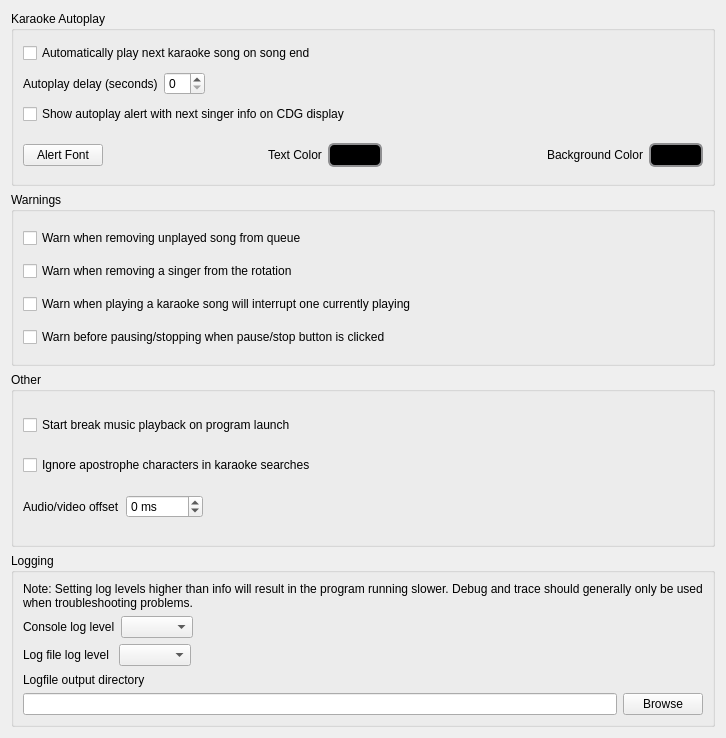
              <widget class="QWidget" name="scrollAreaWidgetContents_2">
               <property name="geometry">
                <rect>
                 <x>0</x>
                 <y>-294</y>
                 <width>726</width>
                 <height>738</height>
                </rect>
               </property>
               <layout class="QVBoxLayout" name="verticalLayout_26">
                <item>
                 <widget class="QGroupBox" name="groupBox">
                  <property name="title">
                   <string>Karaoke Autoplay</string>
                  </property>
                  <property name="flat">
                   <bool>false</bool>
                  </property>
                  <layout class="QVBoxLayout" name="verticalLayout_16">
                   <item>
                    <widget class="QCheckBox" name="checkBoxKAA">
                     <property name="text">
                      <string>Automatically play next karaoke song on song end</string>
                     </property>
                    </widget>
                   </item>
                   <item>
                    <layout class="QHBoxLayout" name="horizontalLayout_11">
                     <item>
                      <widget class="QLabel" name="label_9">
                       <property name="text">
                        <string>Autoplay delay (seconds)</string>
                       </property>
                      </widget>
                     </item>
                     <item>
                      <widget class="QSpinBox" name="spinBoxAADelay"/>
                     </item>
                     <item>
                      <spacer name="horizontalSpacer_6">
                       <property name="orientation">
                        <enum>Qt::Horizontal</enum>
                       </property>
                       <property name="sizeHint" stdset="0">
                        <size>
                         <width>40</width>
                         <height>20</height>
                        </size>
                       </property>
                      </spacer>
                     </item>
                    </layout>
                   </item>
                   <item>
                    <widget class="QCheckBox" name="checkBoxShowKAAAlert">
                     <property name="text">
                      <string>Show autoplay alert with next singer info on CDG display</string>
                     </property>
                    </widget>
                   </item>
                   <item>
                    <layout class="QHBoxLayout" name="horizontalLayout_13">
                     <property name="topMargin">
                      <number>10</number>
                     </property>
                     <item>
                      <widget class="QPushButton" name="btnAlertFont">
                       <property name="text">
                        <string>Alert Font</string>
                       </property>
                      </widget>
                     </item>
                     <item>
                      <spacer name="horizontalSpacer_7">
                       <property name="orientation">
                        <enum>Qt::Horizontal</enum>
                       </property>
                       <property name="sizeHint" stdset="0">
                        <size>
                         <width>40</width>
                         <height>20</height>
                        </size>
                       </property>
                      </spacer>
                     </item>
                     <item>
                      <widget class="QLabel" name="label_12">
                       <property name="text">
                        <string>Text Color</string>
                       </property>
                      </widget>
                     </item>
                     <item>
                      <widget class="QPushButton" name="btnAlertTxtColor">
                       <property name="styleSheet">
                        <string notr="true">QPushButton {
    border: 2px solid #8f8f91;
    border-radius: 6px;
    background-color: rgb(0,0,0);
    min-width: 40px;
    padding-left: 5px;
    padding-right: 5px;
    padding-top: 3px;
    padding-bottom: 3px;
}

QPushButton:pressed {
    background-color: rgb(0,0,0);
}

QPushButton:flat {
    border: none; /* no border for a flat push button */
}

QPushButton:default {
    border-color: navy; /* make the default button prominent */
}</string>
                       </property>
                       <property name="text">
                        <string/>
                       </property>
                      </widget>
                     </item>
                     <item>
                      <spacer name="horizontalSpacer_8">
                       <property name="orientation">
                        <enum>Qt::Horizontal</enum>
                       </property>
                       <property name="sizeHint" stdset="0">
                        <size>
                         <width>40</width>
                         <height>20</height>
                        </size>
                       </property>
                      </spacer>
                     </item>
                     <item>
                      <widget class="QLabel" name="label_16">
                       <property name="text">
                        <string>Background Color</string>
                       </property>
                      </widget>
                     </item>
                     <item>
                      <widget class="QPushButton" name="btnAlertBgColor">
                       <property name="styleSheet">
                        <string notr="true">QPushButton {
    border: 2px solid #8f8f91;
    border-radius: 6px;
    background-color: rgb(0,0,0);
    min-width: 40px;
    padding-left: 5px;
    padding-right: 5px;
    padding-top: 3px;
    padding-bottom: 3px;
}

QPushButton:pressed {
    background-color: rgb(0,0,0);
}

QPushButton:flat {
    border: none; /* no border for a flat push button */
}

QPushButton:default {
    border-color: navy; /* make the default button prominent */
}</string>
                       </property>
                       <property name="text">
                        <string/>
                       </property>
                      </widget>
                     </item>
                    </layout>
                   </item>
                  </layout>
                 </widget>
                </item>
                <item>
                 <widget class="QGroupBox" name="groupBox_2">
                  <property name="title">
                   <string>Warnings</string>
                  </property>
                  <layout class="QVBoxLayout" name="verticalLayout_17">
                   <item>
                    <widget class="QCheckBox" name="cbxQueueRemovalWarning">
                     <property name="text">
                      <string>Warn when removing unplayed song from queue</string>
                     </property>
                    </widget>
                   </item>
                   <item>
                    <widget class="QCheckBox" name="cbxSingerRemovalWarning">
                     <property name="text">
                      <string>Warn when removing a singer from the rotation</string>
                     </property>
                    </widget>
                   </item>
                   <item>
                    <widget class="QCheckBox" name="cbxSongInterruptionWarning">
                     <property name="text">
                      <string>Warn when playing a karaoke song will interrupt one currently playing</string>
                     </property>
                    </widget>
                   </item>
                   <item>
                    <widget class="QCheckBox" name="cbxStopPauseWarning">
                     <property name="text">
                      <string>Warn before pausing/stopping when pause/stop button is clicked</string>
                     </property>
                    </widget>
                   </item>
                  </layout>
                 </widget>
                </item>
                <item>
                 <widget class="QGroupBox" name="groupBox_3">
                  <property name="title">
                   <string>Other</string>
                  </property>
                  <layout class="QVBoxLayout" name="verticalLayout_18">
                   <item>
                    <widget class="QCheckBox" name="cbxBmAutostart">
                     <property name="text">
                      <string>Start break music playback on program launch</string>
                     </property>
                    </widget>
                   </item>
                   <item>
                    <widget class="QCheckBox" name="cbxIgnoreApos">
                     <property name="toolTip">
                      <string>If set, karaoke searches will ignore the apostrophe character. 
For example, searching for &quot;im&quot; will find songs that contain &quot;I'm&quot;, 
&quot;hes&quot; will find &quot;he's&quot;, etc.</string>
                     </property>
                     <property name="text">
                      <string>Ignore apostrophe characters in karaoke searches</string>
                     </property>
                    </widget>
                   </item>
                   <item>
                    <layout class="QHBoxLayout" name="horizontalLayout_14">
                     <property name="topMargin">
                      <number>0</number>
                     </property>
                     <item>
                      <widget class="QLabel" name="label_21">
                       <property name="text">
                        <string>Audio/video offset</string>
                       </property>
                      </widget>
                     </item>
                     <item>
                      <widget class="QSpinBox" name="spinBoxVideoOffset">
                       <property name="toolTip">
                        <string>&lt;html&gt;&lt;head/&gt;&lt;body&gt;&lt;p&gt;Controls the offset between the video position displayed and the current audio position.&lt;/p&gt;&lt;p&gt;Positive numbers mean that the video will be ahead of the auido position by the number of ms specified.&lt;/p&gt;&lt;p&gt;Negative numbers mean that the video will be behind the audio by the number of ms specified.&lt;/p&gt;&lt;/body&gt;&lt;/html&gt;</string>
                       </property>
                       <property name="suffix">
                        <string> ms</string>
                       </property>
                       <property name="minimum">
                        <number>-5000</number>
                       </property>
                       <property name="maximum">
                        <number>5000</number>
                       </property>
                      </widget>
                     </item>
                     <item>
                      <spacer name="horizontalSpacer_9">
                       <property name="orientation">
                        <enum>Qt::Horizontal</enum>
                       </property>
                       <property name="sizeHint" stdset="0">
                        <size>
                         <width>40</width>
                         <height>20</height>
                        </size>
                       </property>
                      </spacer>
                     </item>
                    </layout>
                   </item>
                  </layout>
                 </widget>
                </item>
                <item>
                 <widget class="QGroupBox" name="groupBox_7">
                  <property name="title">
                   <string>Logging</string>
                  </property>
                  <layout class="QVBoxLayout" name="verticalLayout_3">
                   <item>
                    <widget class="QLabel" name="label_18">
                     <property name="text">
                      <string>&lt;html&gt;&lt;head/&gt;&lt;body&gt;&lt;p&gt;Note:  Setting log levels higher than info will result in the program running slower.  Debug and trace should generally only be used when troubleshooting problems.&lt;/p&gt;&lt;/body&gt;&lt;/html&gt;</string>
                     </property>
                     <property name="wordWrap">
                      <bool>true</bool>
                     </property>
                    </widget>
                   </item>
                   <item>
                    <layout class="QHBoxLayout" name="horizontalLayout_23">
                     <property name="topMargin">
                      <number>0</number>
                     </property>
                     <item>
                      <widget class="QLabel" name="label_11">
                       <property name="text">
                        <string>Console log level</string>
                       </property>
                      </widget>
                     </item>
                     <item>
                      <widget class="QComboBox" name="comboBoxConsoleLogLevel"/>
                     </item>
                     <item>
                      <spacer name="horizontalSpacer_20">
                       <property name="orientation">
                        <enum>Qt::Horizontal</enum>
                       </property>
                       <property name="sizeHint" stdset="0">
                        <size>
                         <width>40</width>
                         <height>20</height>
                        </size>
                       </property>
                      </spacer>
                     </item>
                    </layout>
                   </item>
                   <item>
                    <layout class="QHBoxLayout" name="horizontalLayout_24">
                     <property name="topMargin">
                      <number>0</number>
                     </property>
                     <item>
                      <widget class="QLabel" name="label_17">
                       <property name="text">
                        <string>Log file log level </string>
                       </property>
                      </widget>
                     </item>
                     <item>
                      <widget class="QComboBox" name="comboBoxFileLogLevel"/>
                     </item>
                     <item>
                      <spacer name="horizontalSpacer_21">
                       <property name="orientation">
                        <enum>Qt::Horizontal</enum>
                       </property>
                       <property name="sizeHint" stdset="0">
                        <size>
                         <width>40</width>
                         <height>20</height>
                        </size>
                       </property>
                      </spacer>
                     </item>
                    </layout>
                   </item>
                   <item>
                    <widget class="QLabel" name="label_33">
                     <property name="text">
                      <string>Logfile output directory</string>
                     </property>
                    </widget>
                   </item>
                   <item>
                    <layout class="QHBoxLayout" name="horizontalLayout_21">
                     <property name="topMargin">
                      <number>0</number>
                     </property>
                     <item>
                      <widget class="QLineEdit" name="lineEditLogDir"/>
                     </item>
                     <item>
                      <widget class="QPushButton" name="btnLogDirBrowse">
                       <property name="text">
                        <string>Browse</string>
                       </property>
                      </widget>
                     </item>
                    </layout>
                   </item>
                  </layout>
                 </widget>
                </item>
               </layout>
              </widget>
